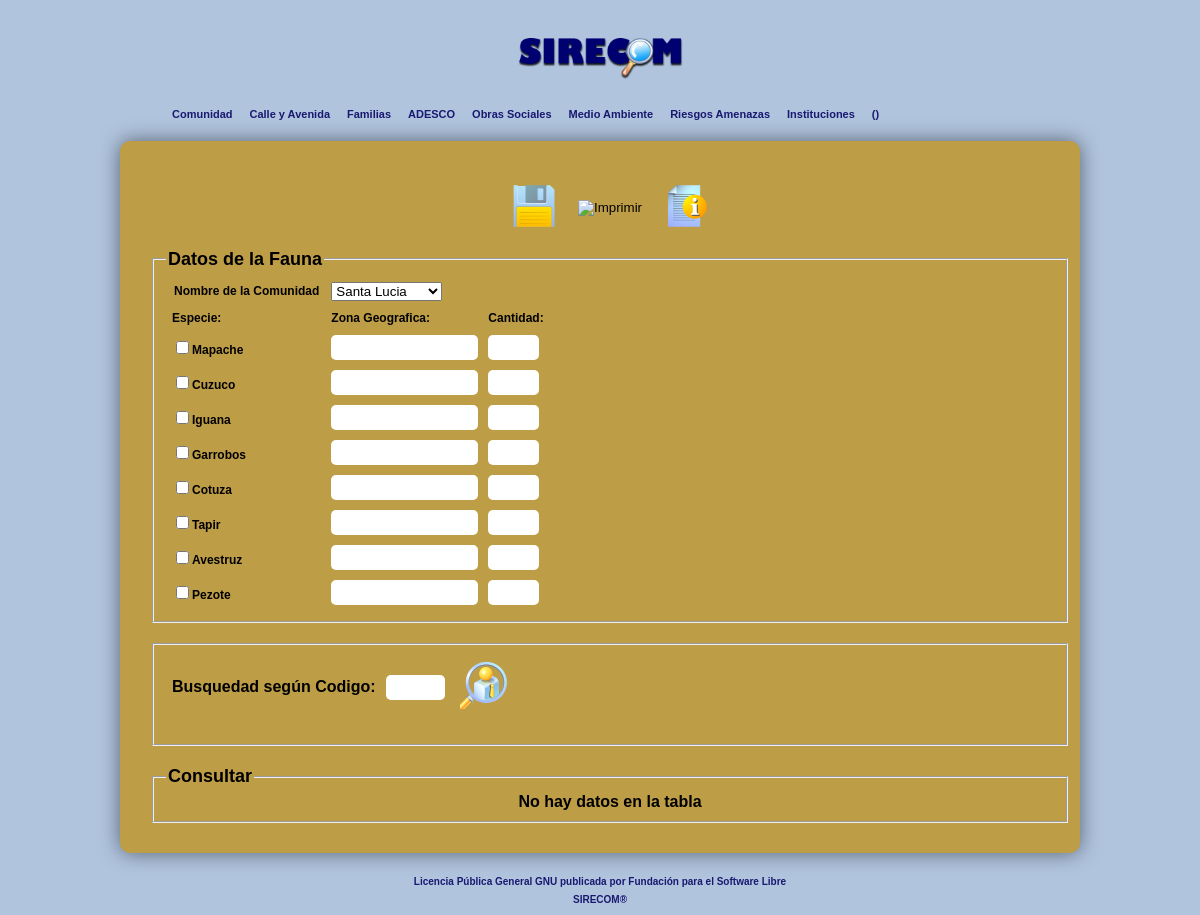
Page /ambiente/fauna.php on the committed database.
### tables this page shows
CREATE TABLE IF NOT EXISTS `especiefauna` (
  `idespeciefauna` int(11) NOT NULL AUTO_INCREMENT,
  `nombre` varchar(60) DEFAULT NULL,
  PRIMARY KEY (`idespeciefauna`)
);

### ambiente/fauna.php (the view, shortened to what this page needs)
<?php
include("../libreria/dbdiagnostico.php");
$uu=usuario();
?>
<!DOCTYPE html>
<html lang="es">
    <head>
        <link rel="stylesheet" href="../libreria/styles.css">
   </head>
<body>
<div id='todo'>
      <header>
            <hgroup>
                 <img width="170" src="../libreria/images/logo_sidicom.png" alt="SIDICOM">
            </hgroup>
<div id="menu">
            <ul>
                <li><a href='#'>Comunidad</a>
				</li>
				<li><a href='#'>Calle y Avenida</a>
				</li>
				<li><a href='../produccion/produccion.php'>Familias</a>
				</li>
				<li><a href='#'>ADESCO</a>
				</li>
				<li><a href='#'>Obras Sociales</a>
				</li>
				<li><a href='#'>Medio Ambiente</a>
				</li>
				<li><a href='#'>Riesgos Amenazas</a>
				</li>
				<li><a href='#'>Instituciones</a>
				</li>
				<li><a href='#'><?php echo $uu; ?></a>
				</li>
            </ul>
       </div>
	     </header>
		<section>
			<div id='infoprin'>
                <form id="formulario" method='POST'>
				<nav id="menu2">
						<table id="otromenu">
			<td><input type=image src='../libreria/images/save.png' id="nuevo" name="nuevo" value="guardar" title="Guardar"></td>
			<td><input type=image src='../libreria/images/printer.png' id="nuevo2" name="nuevo2" value="imprimir" title="Imprimir" onclick="location.href='../impresion/inicio.php';"></td>
			<td><input type=image src='../libreria/images/info.png' id="nuevo" name="nuevo" value="ayuda" title="Ayuda" onclick="window.open (href='../libreria/ManualUsuario.pdf')"></td></tr>
                    </table>
						</nav>
		<fieldset>
                <legend>
                Datos de la Fauna
                </legend>
                 <table id="tabla">
				<tr><td><label>Nombre de la Comunidad</label></td>
					 <td><?php
					 $b=new consultas();
					 echo $b->selectdetabla("comunidad","nombre","idcomunidad");
						 ?></td></tr>
				 <tr>
					<td>Especie:</td>
					 <td>Zona Geografica:</td>
					 <td>Cantidad:</td>
				</tr>
				 <?php
				    $dbb=new dbdiagnostico();
					$dd=$dbb->consulta("select * from especiefauna");
					for ($f=1;$f<=mysql_num_rows($dd);$f++)
					{    $i=mysql_result($dd,$f-1,"idespeciefauna");
					     $b="<input type='checkbox' name='especie$f' value='$i' >".mysql_result($dd,$f-1,"nombre");
				 ?>
					<tr>
					 <td><?php
							echo $b;
						?>
					</td>
					<td><input type="text" name="zonageo<?php echo $f; ?>" value="" size="15" title='Zona Geograf&iacute;ca'></td>
					<td><input type="text" name="cant<?php echo $f; ?>" value=""  size="3" title='Cantidad Posee'></td>
					<td>
					  <?php
						}
					  ?>
							</table>
						</fieldset>
					</form>
			<section>
						<div id="formulario2">
						<fieldset>
						<form action="fauna.php" method="get">
						<table>
						<tr><td><b>Busquedad seg&uacute;n Codigo:</b></td><td><input type="text" name="bu" size="4" title="Digite Codigo"></td>
						<td><input type=image src="../libreria/images/vacancy.png" name="bu1"  id="bu1" value="buscar" title="Buscar"></td></tr>
						<tr><td>
			</td></tr>
						</table>
						</form>
						</fieldset>
						</div>
						</section>
			<section>
			<div id="formulario2">
			<fieldset>
                <legend>
               Consultar
                </legend>
			<?php
			$con=new consultas();
			echo "<td>";
			echo $con->consultar("recursofauna,comunidad,especiefauna,medioamb","idrecursofauna as 'ID',especiefauna.nombre as 'Fauna',zona as 'Zona Geograf&iacute;ca',cantidad as 'Cantidad Existente',medioamb.ambiente as 'Medio Ambiente',comunidad.nombre as 'Comunidad'","comunidad.idcomunidad=recursofauna.idcomunidad and medioamb.idmedioamb=recursofauna.idmedioamb and especiefauna.idespeciefauna=recursofauna.idespeciefauna order by recursofauna.idrecursofauna desc limit 5");
			?>
						</fieldset>
					</div>
				</section>
			</div>
		</section>
		<footer id="footer" align="center">
			<br>
			<a href='../libreria/licencia.txt' target="_blank">
			Licencia P&uacute;blica General GNU publicada
			por Fundaci&oacute;n para el Software Libre
			<br>SIRECOM&#174;</a>
			</footer>
	</div>
	</body>
</html>

### libreria/styles.css (style rules this page uses)
body { background-color: #B0C4DE; font-family: 'Helvetica',Arial; }
#todo { width: 960px; margin:0 auto; text-align: center; }
hgroup { padding-bottom: 5px; padding-top:30px; }
th,td,tr { padding:4px; }
#menu { list-style:none; width:auto; position:relative; display:block; height:36px; }
#menu li { float:left; display:block; position:relative; }
#menu li a { color:#191970; font-weight: bold; text-decoration:none; font-family:Helvetica, Arial, sans-serif; font-size:11px; line-height:1.3em; padding:2px 5px 10px 12px; display:block; }
#infoprin { width:auto; height:auto; background-color: #be9d47; color:black; margin:0 auto; border-radius:10px ; padding: 20px; box-shadow: 0px 0px 20px rgba(0,0,0,0.5); }
footer a:link { text-align: center; text-decoration: none; font-family: Arial; font-weight: bold; font-size:10px; color: #191970; }
#formulario { width: 100%; padding: 10px; }
#formulario2 { width: 100%; padding: 10px; }
legend { font-weight: bold; font-size: 18px; text-align: left; }
input { border: #be9d47; padding: 5px; border-radius: 5px; }
label { float: left; margin: 2px 2px 2px 2px; text-align: left; }
#tabla { font-weight: bold; font-size: 12px; text-align: left; }
#menu2 { font-weight: bold; display: inline-block; color:#191970; cursor:pointer; }
#bu1 { width:48px; height: 48px; }
#nuevo { width:48px; height: 48px; }

### rows in the picture
especiefauna: nombre "Mapache"
especiefauna: nombre "Cuzuco"
especiefauna: nombre "Iguana"
especiefauna: nombre "Garrobos"
especiefauna: nombre "Cotuza"
especiefauna: nombre "Tapir"
especiefauna: nombre "Avestruz"
especiefauna: nombre "Pezote"

### other values in the picture
$uu "()"
